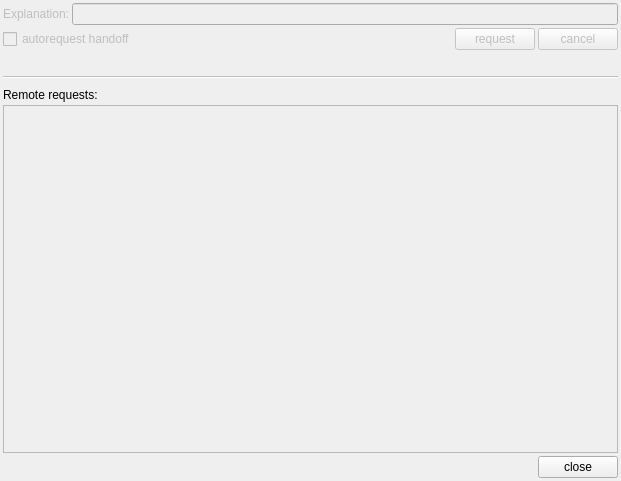
<?xml version="1.0" encoding="UTF-8"?>
<ui version="4.0">
 <class>Form</class>
 <widget class="QWidget" name="Form">
  <property name="geometry">
   <rect>
    <x>0</x>
    <y>0</y>
    <width>621</width>
    <height>481</height>
   </rect>
  </property>
  <property name="windowTitle">
   <string>Form</string>
  </property>
  <layout class="QVBoxLayout" name="verticalLayout_2">
   <property name="spacing">
    <number>0</number>
   </property>
   <property name="margin">
    <number>0</number>
   </property>
   <item>
    <widget class="QFrame" name="frame_handoff">
     <property name="frameShape">
      <enum>QFrame::NoFrame</enum>
     </property>
     <property name="frameShadow">
      <enum>QFrame::Plain</enum>
     </property>
     <property name="lineWidth">
      <number>0</number>
     </property>
     <layout class="QVBoxLayout" name="verticalLayout_4">
      <property name="spacing">
       <number>3</number>
      </property>
      <property name="margin">
       <number>3</number>
      </property>
      <item>
       <widget class="QFrame" name="frame_own_request">
        <property name="enabled">
         <bool>false</bool>
        </property>
        <property name="frameShape">
         <enum>QFrame::NoFrame</enum>
        </property>
        <property name="frameShadow">
         <enum>QFrame::Plain</enum>
        </property>
        <layout class="QVBoxLayout" name="verticalLayout">
         <property name="spacing">
          <number>3</number>
         </property>
         <property name="margin">
          <number>0</number>
         </property>
         <item>
          <widget class="QFrame" name="frame">
           <property name="frameShape">
            <enum>QFrame::NoFrame</enum>
           </property>
           <property name="frameShadow">
            <enum>QFrame::Plain</enum>
           </property>
           <layout class="QHBoxLayout" name="horizontalLayout">
            <property name="spacing">
             <number>3</number>
            </property>
            <property name="margin">
             <number>0</number>
            </property>
            <item>
             <widget class="QLabel" name="label">
              <property name="sizePolicy">
               <sizepolicy hsizetype="Minimum" vsizetype="Minimum">
                <horstretch>0</horstretch>
                <verstretch>0</verstretch>
               </sizepolicy>
              </property>
              <property name="text">
               <string>Explanation:</string>
              </property>
             </widget>
            </item>
            <item>
             <widget class="QLineEdit" name="lineEdit_explanation"/>
            </item>
           </layout>
          </widget>
         </item>
         <item>
          <widget class="QFrame" name="own_request_frame">
           <property name="frameShape">
            <enum>QFrame::NoFrame</enum>
           </property>
           <property name="frameShadow">
            <enum>QFrame::Plain</enum>
           </property>
           <layout class="QHBoxLayout" name="horizontalLayout_2">
            <property name="spacing">
             <number>3</number>
            </property>
            <property name="margin">
             <number>0</number>
            </property>
            <item>
             <widget class="QCheckBox" name="checkBox_autorequest">
              <property name="toolTip">
               <string>sends automatically handoff request on INSUFFICIENT_AUTHORITY</string>
              </property>
              <property name="text">
               <string>autorequest handoff</string>
              </property>
             </widget>
            </item>
            <item>
             <widget class="QPushButton" name="button_request_handoff">
              <property name="sizePolicy">
               <sizepolicy hsizetype="Fixed" vsizetype="Fixed">
                <horstretch>0</horstretch>
                <verstretch>0</verstretch>
               </sizepolicy>
              </property>
              <property name="maximumSize">
               <size>
                <width>16777215</width>
                <height>25</height>
               </size>
              </property>
              <property name="focusPolicy">
               <enum>Qt::NoFocus</enum>
              </property>
              <property name="text">
               <string>request</string>
              </property>
             </widget>
            </item>
            <item>
             <widget class="QPushButton" name="button_cancel_handoff">
              <property name="sizePolicy">
               <sizepolicy hsizetype="Fixed" vsizetype="Fixed">
                <horstretch>0</horstretch>
                <verstretch>0</verstretch>
               </sizepolicy>
              </property>
              <property name="maximumSize">
               <size>
                <width>16777215</width>
                <height>25</height>
               </size>
              </property>
              <property name="focusPolicy">
               <enum>Qt::NoFocus</enum>
              </property>
              <property name="text">
               <string>cancel</string>
              </property>
             </widget>
            </item>
           </layout>
          </widget>
         </item>
         <item>
          <widget class="QLabel" name="label_handoff_state">
           <property name="text">
            <string/>
           </property>
          </widget>
         </item>
         <item>
          <widget class="Line" name="line">
           <property name="minimumSize">
            <size>
             <width>0</width>
             <height>15</height>
            </size>
           </property>
           <property name="lineWidth">
            <number>1</number>
           </property>
           <property name="orientation">
            <enum>Qt::Horizontal</enum>
           </property>
          </widget>
         </item>
        </layout>
       </widget>
      </item>
      <item>
       <widget class="QFrame" name="frame_remote_requests">
        <property name="frameShape">
         <enum>QFrame::NoFrame</enum>
        </property>
        <property name="frameShadow">
         <enum>QFrame::Plain</enum>
        </property>
        <layout class="QVBoxLayout" name="verticalLayout_3">
         <property name="spacing">
          <number>3</number>
         </property>
         <property name="margin">
          <number>0</number>
         </property>
         <item>
          <widget class="QLabel" name="label_2">
           <property name="text">
            <string>Remote requests:</string>
           </property>
          </widget>
         </item>
         <item>
          <widget class="QScrollArea" name="requests_area">
           <property name="sizePolicy">
            <sizepolicy hsizetype="Expanding" vsizetype="Expanding">
             <horstretch>0</horstretch>
             <verstretch>0</verstretch>
            </sizepolicy>
           </property>
           <property name="frameShape">
            <enum>QFrame::StyledPanel</enum>
           </property>
           <property name="frameShadow">
            <enum>QFrame::Sunken</enum>
           </property>
           <property name="widgetResizable">
            <bool>true</bool>
           </property>
           <widget class="QWidget" name="scrollAreaWidgetContents">
            <property name="geometry">
             <rect>
              <x>0</x>
              <y>0</y>
              <width>611</width>
              <height>311</height>
             </rect>
            </property>
            <layout class="QVBoxLayout" name="requests_layout">
             <property name="spacing">
              <number>6</number>
             </property>
             <property name="margin">
              <number>3</number>
             </property>
            </layout>
           </widget>
          </widget>
         </item>
        </layout>
       </widget>
      </item>
      <item>
       <widget class="QFrame" name="frame_2">
        <property name="frameShape">
         <enum>QFrame::NoFrame</enum>
        </property>
        <property name="frameShadow">
         <enum>QFrame::Plain</enum>
        </property>
        <layout class="QHBoxLayout" name="horizontalLayout_3">
         <property name="spacing">
          <number>3</number>
         </property>
         <property name="margin">
          <number>0</number>
         </property>
         <item>
          <spacer name="horizontalSpacer">
           <property name="orientation">
            <enum>Qt::Horizontal</enum>
           </property>
           <property name="sizeHint" stdset="0">
            <size>
             <width>525</width>
             <height>20</height>
            </size>
           </property>
          </spacer>
         </item>
         <item>
          <widget class="QPushButton" name="button_close">
           <property name="text">
            <string>close</string>
           </property>
          </widget>
         </item>
        </layout>
       </widget>
      </item>
     </layout>
    </widget>
   </item>
  </layout>
 </widget>
 <resources/>
 <connections/>
</ui>
